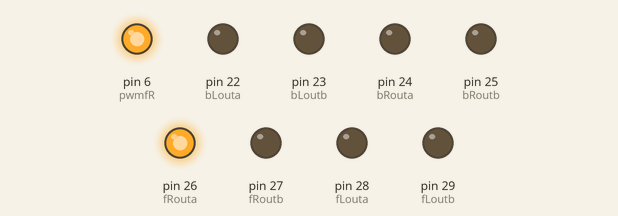
Recording of a sketch running on a simulated Arduino Mega 2560, built with avr-gcc and run on an emulated ATmega2560. Shown: output pins drawn as LEDs (lit = HIGH).

Above: at 0.1 s.
Timing chart, 0 to 1.6 s (numbered marks = the images above):
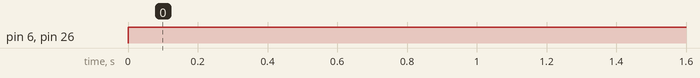

Measured:
- by itself, pin 6 (pwmfR), pin 26 (fRouta): LOW → HIGH at 0.00 s

The sketch:

EncoderTest.ino
```cpp
int bLouta = 22;
int bLoutb = 23;
int pwmbL = 8;

int bRouta = 24;
int bRoutb = 25;
int pwmbR = 7;

int fLouta = 28;
int fLoutb = 29;
int pwmfL = 9;


int fRouta = 26;
int fRoutb = 27;
int pwmfR = 6;

void setup() {
  // put your setup code here, to run once:


  pinMode(bLouta, OUTPUT);
  pinMode(bLoutb, OUTPUT);

  pinMode(bRouta, OUTPUT);
  pinMode(bRoutb, OUTPUT);

  pinMode(fLouta, OUTPUT);
  pinMode(fLoutb, OUTPUT);

  pinMode(fRouta, OUTPUT);
  pinMode(fRoutb, OUTPUT);

  pinMode(32, INPUT);
  pinMode(36, INPUT);


  Serial.begin(115200);


}

int i = 0;


void loop() {

  digitalWrite(fRouta, HIGH);
  digitalWrite(fRoutb, LOW);

  analogWrite(pwmfR, 255);

  // put your main code here, to run repeatedly:

}
```
